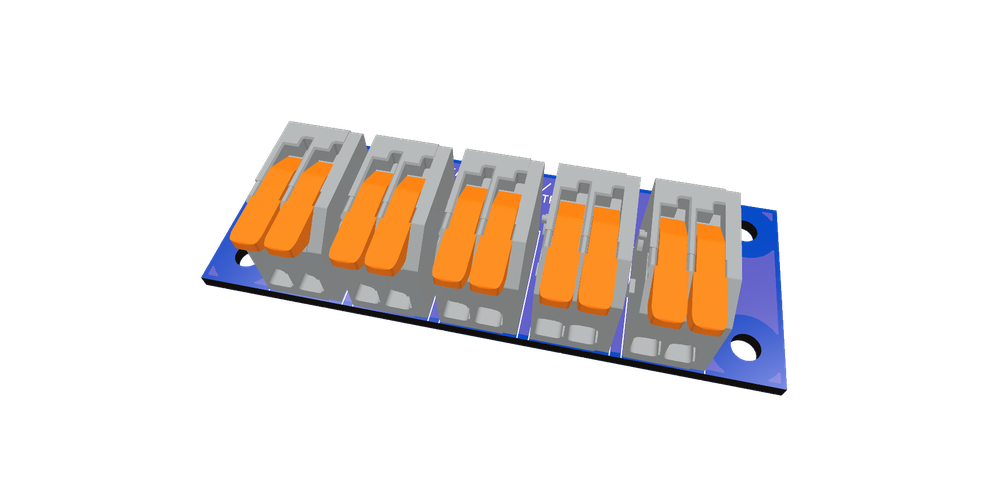
#> input picture PCB/distribution-inline/assets/distribution-inline-angle.png, 1000 x 493 px, shrunk from 1768 x 872 before the run
$ python make_logo_footprint.py ../PCB/distribution-inline/assets/distribution-inline-angle.png 1.0 ../PCB/distribution-inline/assets/distribution-inline-back.png
#> lines starting #> are read from the running program, lines starting #| are printed output that depends on the picture
#!/usr/bin/env python3
"""Turn a transparent-background logo PNG into a KiCad silkscreen footprint.

Every opaque pixel (alpha > 127) becomes silkscreen. Horizontal pixel runs are merged with identical
runs on the rows below into filled rectangles, so the footprint stays reasonably small. The footprint
is board-only: no pads, no courtyard, excluded from the BOM and placement files. Place it on F.SilkS,
or flip it in KiCad to put it on the back (KiCad mirrors it so it reads correctly from that side).

Usage:
  python3 scripts/make_logo_footprint.py PCB/libraries/logos/PunderWorks-black.png 14 \
      PCB/libraries/PowerBoards.pretty/PunderWorks_Logo_14mm.kicad_mod
"""

from __future__ import annotations

import sys
import uuid
from pathlib import Path

from PIL import Image


def rectangles(mask: list[list[bool]]) -> list[tuple[int, int, int, int]]:
    """Merge opaque pixel runs into rectangles (x0, y0, x1, y1), end-exclusive, in pixels."""
    open_runs: dict[tuple[int, int], int] = {}  # (x0, x1) -> start row
    rects = []
    for y, row in enumerate(mask + [[False] * len(mask[0])]):
        runs, x = set(), 0
        while x < len(row):
            if row[x]:
                x0 = x
                while x < len(row) and row[x]:
                    x += 1
                runs.add((x0, x))
            else:
                x += 1
        for key in list(open_runs):
            if key not in runs:
                rects.append((key[0], open_runs.pop(key), key[1], y))
        for key in runs:
            open_runs.setdefault(key, y)
    return rects


def main() -> int:
    src, width_mm, out = Path(sys.argv[1]), float(sys.argv[2]), Path(sys.argv[3])
    alpha = Image.open(src).convert("RGBA").split()[3]
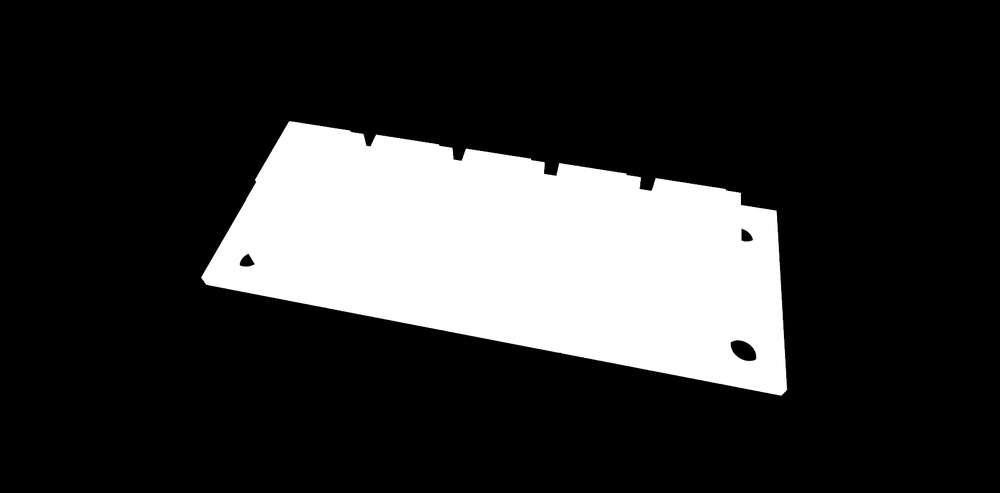
#> alpha: PIL image 1000x493 L; min 0, max 255, mean 51.4
    alpha = alpha.crop(alpha.point(lambda v: 255 if v > 127 else 0).getbbox())
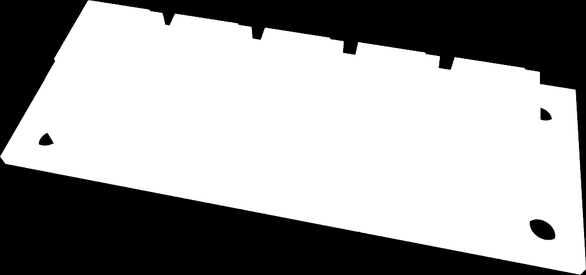
#> alpha: PIL image 586x275 L; min 0, max 255, mean 157.3
    w, h = alpha.size
#> w = 586; h = 275
    mask = [[alpha.getpixel((x, y)) > 127 for x in range(w)] for y in range(h)]
#> mask = 275 items
    scale = width_mm / w
#> scale = 0.00171
    ox, oy = w / 2, h / 2  # footprint origin at the logo's centre
#> ox = 293; oy = 137.5
    name = out.stem
    u = lambda: str(uuid.uuid4())
    polys = []
    for x0, y0, x1, y1 in rectangles(mask):
        pts = [((x0 - ox) * scale, (y0 - oy) * scale), ((x1 - ox) * scale, (y0 - oy) * scale),
               ((x1 - ox) * scale, (y1 - oy) * scale), ((x0 - ox) * scale, (y1 - oy) * scale)]
        xy = " ".join(f"(xy {px:.4f} {py:.4f})" for px, py in pts)
        polys.append(f'\t(fp_poly (pts {xy}) (stroke (width 0) (type solid)) (fill yes) (layer "F.SilkS") (uuid "{u()}"))')
#> this loop made 309 passes
#> (x0, y0, x1, y1) on passes 1 to 3: (88, 0, 91, 1), (87, 1, 98, 2), (87, 2, 104, 3)
#> after the loop, polys = 309 items
    height_mm = h * scale
#> height_mm = 0.469
    out.write_text(f'''(footprint "{name}"
\t(version 20260206)
\t(generator "make_logo_footprint.py")
\t(layer "F.Cu")
\t(descr "Silkscreen logo from {src.name}, {width_mm:g} x {height_mm:.2f} mm. Board-only, no pads; flip to place on the back.")
\t(tags "logo silkscreen")
\t(attr board_only exclude_from_pos_files exclude_from_bom allow_missing_courtyard)
\t(property "Reference" "LOGO**" (at 0 {height_mm / 2 + 1:.2f} 0) (layer "F.Fab") (hide yes) (uuid "{u()}") (effects (font (size 1 1) (thickness 0.15))))
\t(property "Value" "{name}" (at 0 {-height_mm / 2 - 1:.2f} 0) (layer "F.Fab") (hide yes) (uuid "{u()}") (effects (font (size 1 1) (thickness 0.15))))
\t(property "Datasheet" "" (at 0 0 0) (unlocked yes) (layer "F.Fab") (hide yes) (uuid "{u()}") (effects (font (size 1.27 1.27))))
\t(property "Description" "Silkscreen logo" (at 0 0 0) (unlocked yes) (layer "F.Fab") (hide yes) (uuid "{u()}") (effects (font (size 1.27 1.27))))
{chr(10).join(polys)}
)
''')
    print(f"{out}: {width_mm:g} x {height_mm:.2f} mm, {len(polys)} rectangles, {scale * 1000:.1f} um/px")
#| ../PCB/distribution-inline/assets/distribution-inline-back.png: 1 x 0.47 mm, 309 rectangles, 1.7 um/px
    return 0


if __name__ == "__main__":
    raise SystemExit(main())
#> (the program exits here)

$ run again, on PCB/distribution-inline/assets/distribution-inline-front.png
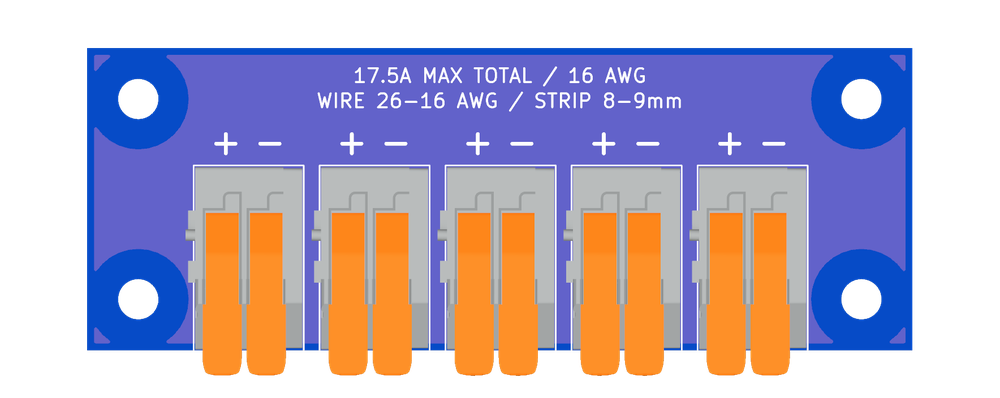
#> input picture PCB/distribution-inline/assets/distribution-inline-front.png, 1000 x 398 px, shrunk from 1768 x 704 before the run
#> in main, `alpha = Image.open(src).convert("RGBA").split()[3]`:
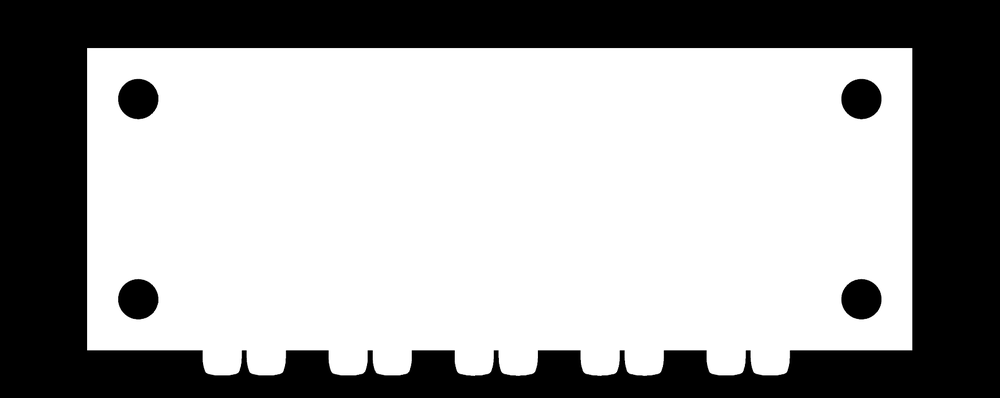
#> alpha: PIL image 1000x398 L; min 0, max 255, mean 162.4
#> in main, `alpha = alpha.crop(alpha.point(lambda v: 255 if v > 127 else 0).getbbo..`:
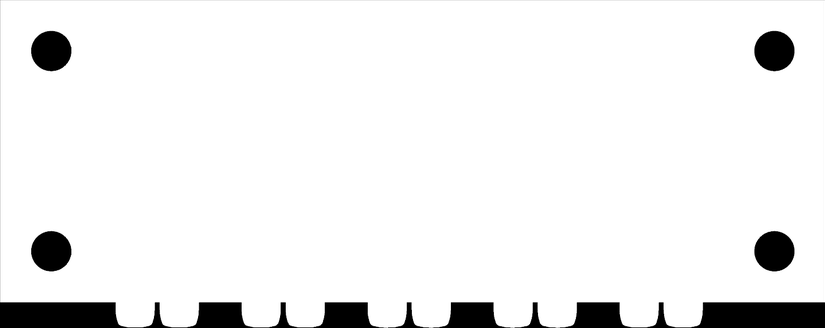
#> alpha: PIL image 825x328 L; min 0, max 255, mean 238.8
#> mask = 328 items
#> the loop in main, `for x0, y0, x1, y1 in rectangles(mask):` made 254 passes
#> (x0, y0, x1, y1) on passes 1 to 3: (0, 0, 825, 31), (0, 31, 47, 32), (56, 31, 770, 32)
#> after the loop in main, `for x0, y0, x1, y1 in rectangles(mask):`: polys = 254 items
#| ../PCB/distribution-inline/assets/distribution-inline-front.png: 1 x 0.40 mm, 254 rectangles, 1.2 um/px
